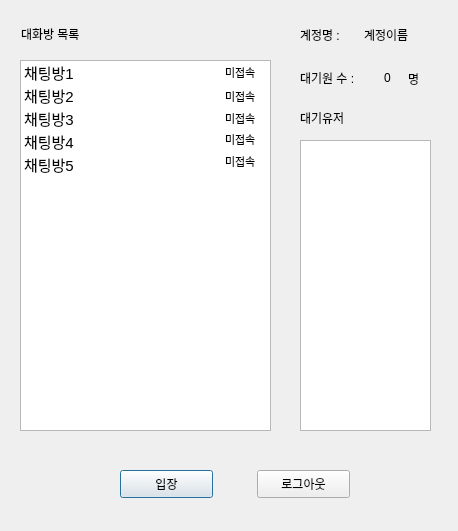
<?xml version="1.0" encoding="UTF-8"?>
<ui version="4.0">
 <class>waitingRoom</class>
 <widget class="QDialog" name="waitingRoom">
  <property name="windowModality">
   <enum>Qt::NonModal</enum>
  </property>
  <property name="geometry">
   <rect>
    <x>0</x>
    <y>0</y>
    <width>458</width>
    <height>531</height>
   </rect>
  </property>
  <property name="focusPolicy">
   <enum>Qt::TabFocus</enum>
  </property>
  <property name="windowTitle">
   <string>대기실</string>
  </property>
  <property name="modal">
   <bool>false</bool>
  </property>
  <widget class="QLabel" name="label">
   <property name="geometry">
    <rect>
     <x>21</x>
     <y>26</y>
     <width>91</width>
     <height>16</height>
    </rect>
   </property>
   <property name="text">
    <string>대화방 목록</string>
   </property>
  </widget>
  <widget class="QLabel" name="label_2">
   <property name="geometry">
    <rect>
     <x>300</x>
     <y>110</y>
     <width>64</width>
     <height>15</height>
    </rect>
   </property>
   <property name="text">
    <string>대기유저</string>
   </property>
  </widget>
  <widget class="QPushButton" name="btnGetin">
   <property name="geometry">
    <rect>
     <x>120</x>
     <y>470</y>
     <width>93</width>
     <height>28</height>
    </rect>
   </property>
   <property name="text">
    <string>입장</string>
   </property>
  </widget>
  <widget class="QPushButton" name="btnQuit">
   <property name="geometry">
    <rect>
     <x>257</x>
     <y>470</y>
     <width>93</width>
     <height>28</height>
    </rect>
   </property>
   <property name="text">
    <string>로그아웃</string>
   </property>
  </widget>
  <widget class="QListWidget" name="chatRoomList">
   <property name="geometry">
    <rect>
     <x>20</x>
     <y>60</y>
     <width>251</width>
     <height>371</height>
    </rect>
   </property>
   <property name="font">
    <font>
     <pointsize>11</pointsize>
    </font>
   </property>
   <property name="selectionBehavior">
    <enum>QAbstractItemView::SelectItems</enum>
   </property>
   <item>
    <property name="text">
     <string>채팅방1</string>
    </property>
   </item>
   <item>
    <property name="text">
     <string>채팅방2</string>
    </property>
   </item>
   <item>
    <property name="text">
     <string>채팅방3</string>
    </property>
   </item>
   <item>
    <property name="text">
     <string>채팅방4</string>
    </property>
   </item>
   <item>
    <property name="text">
     <string>채팅방5</string>
    </property>
   </item>
  </widget>
  <widget class="QLabel" name="label_3">
   <property name="geometry">
    <rect>
     <x>300</x>
     <y>27</y>
     <width>64</width>
     <height>15</height>
    </rect>
   </property>
   <property name="text">
    <string>계정명 :</string>
   </property>
  </widget>
  <widget class="QLabel" name="lbName">
   <property name="geometry">
    <rect>
     <x>364</x>
     <y>27</y>
     <width>64</width>
     <height>15</height>
    </rect>
   </property>
   <property name="text">
    <string>계정이름</string>
   </property>
  </widget>
  <widget class="QListWidget" name="waitMembers">
   <property name="geometry">
    <rect>
     <x>300</x>
     <y>140</y>
     <width>131</width>
     <height>291</height>
    </rect>
   </property>
  </widget>
  <widget class="QLabel" name="label_4">
   <property name="geometry">
    <rect>
     <x>300</x>
     <y>70</y>
     <width>81</width>
     <height>16</height>
    </rect>
   </property>
   <property name="text">
    <string>대기원 수 :</string>
   </property>
  </widget>
  <widget class="QLabel" name="waitmemberCount">
   <property name="geometry">
    <rect>
     <x>384</x>
     <y>70</y>
     <width>21</width>
     <height>16</height>
    </rect>
   </property>
   <property name="text">
    <string>0</string>
   </property>
  </widget>
  <widget class="QLabel" name="label_6">
   <property name="geometry">
    <rect>
     <x>408</x>
     <y>71</y>
     <width>21</width>
     <height>16</height>
    </rect>
   </property>
   <property name="text">
    <string>명</string>
   </property>
  </widget>
  <widget class="QLabel" name="chat1Volume">
   <property name="geometry">
    <rect>
     <x>225</x>
     <y>64</y>
     <width>41</width>
     <height>16</height>
    </rect>
   </property>
   <property name="font">
    <font>
     <family>굴림</family>
     <pointsize>8</pointsize>
    </font>
   </property>
   <property name="text">
    <string>미접속</string>
   </property>
  </widget>
  <widget class="QLabel" name="chat2Volume">
   <property name="geometry">
    <rect>
     <x>225</x>
     <y>88</y>
     <width>41</width>
     <height>16</height>
    </rect>
   </property>
   <property name="font">
    <font>
     <family>굴림</family>
     <pointsize>8</pointsize>
    </font>
   </property>
   <property name="text">
    <string>미접속</string>
   </property>
  </widget>
  <widget class="QLabel" name="chat3Volume">
   <property name="geometry">
    <rect>
     <x>225</x>
     <y>110</y>
     <width>41</width>
     <height>16</height>
    </rect>
   </property>
   <property name="font">
    <font>
     <family>굴림</family>
     <pointsize>8</pointsize>
    </font>
   </property>
   <property name="text">
    <string>미접속</string>
   </property>
  </widget>
  <widget class="QLabel" name="chat4Volume">
   <property name="geometry">
    <rect>
     <x>225</x>
     <y>131</y>
     <width>41</width>
     <height>16</height>
    </rect>
   </property>
   <property name="font">
    <font>
     <family>굴림</family>
     <pointsize>8</pointsize>
    </font>
   </property>
   <property name="text">
    <string>미접속</string>
   </property>
  </widget>
  <widget class="QLabel" name="chat5Volume">
   <property name="geometry">
    <rect>
     <x>225</x>
     <y>153</y>
     <width>41</width>
     <height>16</height>
    </rect>
   </property>
   <property name="font">
    <font>
     <family>굴림</family>
     <pointsize>8</pointsize>
    </font>
   </property>
   <property name="text">
    <string>미접속</string>
   </property>
  </widget>
 </widget>
 <resources/>
 <connections/>
</ui>
